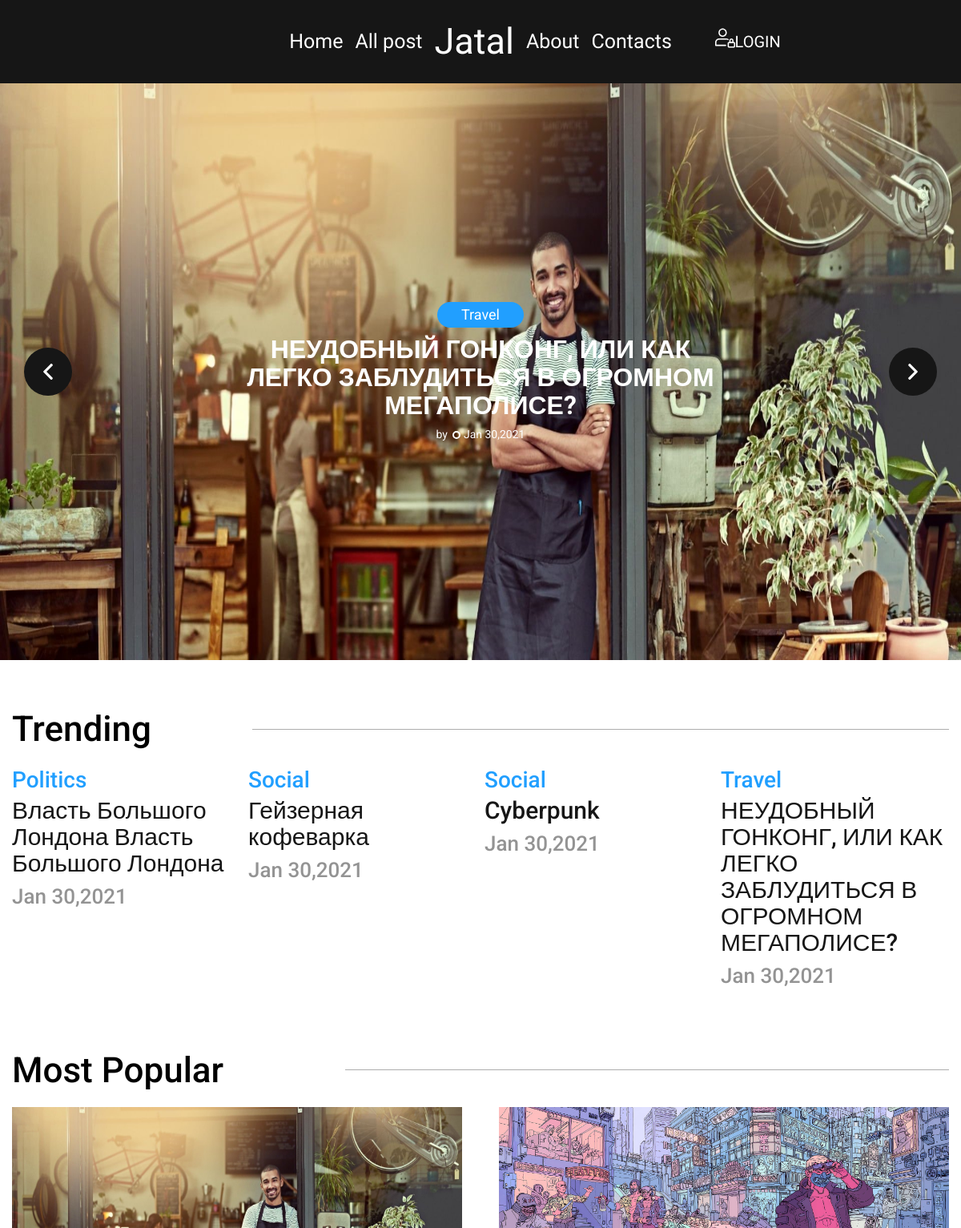
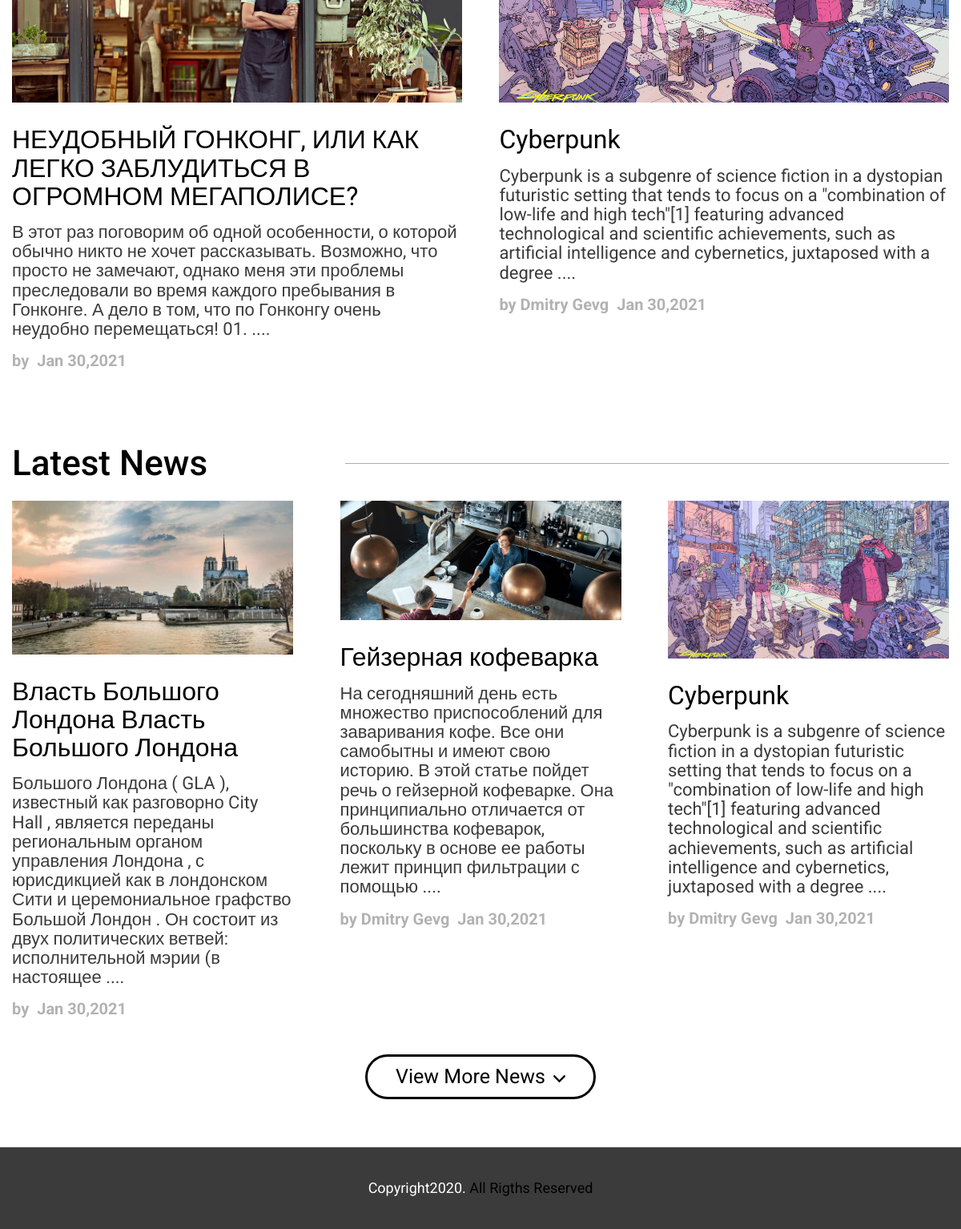
The page / on the database its author committed (2 pictures, top to bottom).
### personalcabinet/models.py (models this page shows, shortened)
class Post(models.Model):
    title = models.CharField(max_length=255, verbose_name='title')
    photo = models.ImageField(upload_to='images/', verbose_name='photo')
    text = models.TextField(verbose_name='text')
    topic = models.ForeignKey(Topic, on_delete=models.CASCADE)
    author = models.ForeignKey(User, on_delete=models.CASCADE)
    date_create = models.DateTimeField(auto_now=True, db_index=True)
    class Meta:
        verbose_name = 'Пост'
        verbose_name_plural = 'Посты'

class Topic(models.Model):
    name = models.CharField(max_length=255, unique=True)
    class Meta:
        verbose_name = 'Тема'
        verbose_name_plural = 'Темы'

### auth_jatal/views.py (the view, shortened to what this page needs)
# urls.py: path('', main_page, name='main_page'),
def main_page(request):
    posts = Post.objects.all()
    last_news = posts.order_by('-date_create')[:3]
    populars = posts[:2]
    intro_posts = posts[0:3]
    trends = posts.order_by('-date_create')[:4]
    shortener_text(last_news, 40)
    shortener_text(populars, 40)
    context = {
        'user': '',
        'intro_posts': intro_posts,
        'trends': trends,
        'populars': populars,
        'last_news': last_news,
    }
    return render(request, 'index.html', context)

### main_pages/views.py (called while the page is built)
def shortener_text(posts, number):
    for post in posts:
        words = post.text.split(" ")
        if len(words) > number:
            post.text = ''
            for word in range(number):
                post.text += words[word] + ' '
        post.text += '....'

### templates/index.html (shortened to what this page needs)
{% extends 'layout/base.html' %}
{% load static %}
{% block content %}
    <div class="intro" id="introVue">
        <button class="intro__arrow intro__arrow--prev" type="button" id="intro__arrow--prev"
                v-on:click="clickLeftBtn">
            <svg class="intro__arrow-icon">
                <use xlink:href="#arrow"></use>
            </svg>
        </button>
        <button class="intro__arrow intro__arrow--next" type="button" id="intro__arrow--next"
                v-on:click="clickRightBtn">
            <svg class="intro__arrow-icon">
                <use xlink:href="#arrow"></use>
            </svg>
        </button>
        <div class="intro__inner" id="intro">
            {% if intro_posts %}
                {% for intro in intro_posts %}
                    <div>
                        <div class="intro__bg">
                            <img src="{{ intro.photo.url }}" alt="" class="intro__img">
                            <div class="intro__item">
                                <div class="intro__topic">{{ intro.topic.name }}</div>
                                <p class="intro__text"><a href="{% url 'single_post' intro.pk %}"
                                                          class="intro__title intro__title-underline">
                                    {{ intro.title }}
                                </a></p>
                                <div class="intro__author-info">
                                    <div class="intro__author-name">
                                        by {{ intro.author.first_name }} {{ intro.author.last_name }}</div>
                                    <div class="intro__author-data">{{ intro.date_create |date:"M d,Y" }}</div>
                                </div>
                            </div>
                        </div>
                    </div>
                {% endfor %}
            {% endif %}
        </div>
    </div>
    <div class="trend">
        <div class="container">
            <div class="trend__inner">
                <div class="trend__header">
                    <div class="trend__title wow fadeInLeft">Trending</div>
                    <div class="trend__line wow fadeInRight"></div>
                </div>
                <div class="trend__content">
                    {% for trend in trends %}
                        <div class="trend__item  wow fadeInLeft">
                            <a href="{% url 'single_post' trend.pk %}" class="trend__topic">{{ trend.topic.name }}</a>
                            <p><a href="{% url 'single_post' trend.pk %}"
                                  class="trend__text trend__text--underline">{{ trend.title }}</a></p>
                            <div class="trend__date">{{ trend.date_create|date:"M d,Y" }}</div>
                        </div>
                    {% endfor %}
                </div>
            </div>
        </div>
    </div>
    <div class="popular">
        <div class="container">
            <div class="popular__inner">
                <div class="trend__header">
                    <div class="trend__title trend__title--popular">Most Popular</div>
                    <div class="trend__line trend__line--popular"></div>
                </div>
                <div class="popular__content">
                    {% for popular in populars %}
                        <div class="popular__item">
                            <div class="popular__photo">
                                <a href="{% url 'single_post' popular.pk %}">
                                    <img src="{{ popular.photo.url }}" alt="" class="popular__img popular__img-img"></a>
                            </div>
                            <p><a href="{% url 'single_post' popular.pk %}"
                                  class="popular__title popular__title--underline">{{ popular.title }}</a>
                            </p>
                            <div class="popular__text">
                                {{ popular.text }}
                            </div>
                            <div class="popular__info">
                                <div class="popular__info-author">
                                    by {{ popular.author.first_name }} {{ popular.author.last_name }}</div>
                                <div class="popular__info-date">{{ popular.date_create| date:"M d,Y" }}</div>
                            </div>
                        </div>
                    {% endfor %}
                </div>
            </div>
        </div>
    </div>
    <div class="latenews">
        <div class="container">
            <div class="latenews__inner">
                <div class="trend__header">
                    <div class="trend__title trend__title--popular">Latest News</div>
                    <div class="trend__line trend__line--popular"></div>
                </div>
                <div class="popular__content">
                    {% for latest in last_news %}
                        <div class="popular__item popular__item-latest">
                            <div class="popular__photo">
                                <a href="{% url 'single_post' latest.pk %}">
                                    <img src="{{ latest.photo.url }}" alt="" class="popular__img"></a>
                            </div>
                            <p><a href="#" class="popular__title popular__title--underline">
                                {{ latest.title }}
                            </a>
                            </p>
                            <div class="popular__text">
                                {{ latest.text }}
                            </div>
                            <div class="popular__info">
                                <div class="popular__info-author">
                                    by {{ latest.author.first_name }} {{ latest.author.last_name }}</div>
                                <div class="popular__info-date">{{ latest.date_create| date:"M d,Y" }}</div>
                            </div>
                        </div>
                    {% endfor %}
                </div>
                <div class="btn__inner wow bounce">
                    <a href="{% url 'all_posts' %}" class="btn-latest">
                        <div class="btn__text">View More News</div>
                        <svg class="btn__icon-arrow">
                            <use xlink:href="#arrow"></use>
                        </svg>
                    </a>
                </div>
            </div>
        </div>
    </div>
{% endblock %}

### rows shown on the page
Post: photo (picture), topic.name "Travel", title "НЕУДОБНЫЙ ГОНКОНГ, ИЛИ КАК ЛЕГКО ЗАБЛУДИТЬСЯ В ОГРОМНОМ МЕГАПОЛИСЕ?", date_create "Jan 30,2021", text "В этот раз поговорим об одной особенности, о которой обычно никто не хочет рассказывать. Возможно, что просто не замечают, однако меня эти проблемы преследовали во время каждого пребывания в Гонконге. А дело в том, что по Гонконгу очень неудобно перемещаться! 01. ...."
Post: topic.name "Politics", title "Власть Большого Лондона Власть Большого Лондона", date_create "Jan 30,2021", photo (picture), text "Большого Лондона ( GLA ), известный как разговорно City Hall , является переданы региональным органом управления Лондона , с юрисдикцией как в лондонском Сити и церемониальное графство Большой Лондон . Он состоит из двух политических ветвей: исполнительной мэрии (в настоящее ...."
Post: topic.name "Social", title "Гейзерная кофеварка", date_create "Jan 30,2021", photo (picture), text "На сегодняшний день есть множество приспособлений для заваривания кофе. Все они самобытны и имеют свою историю. В этой статье пойдет речь о гейзерной кофеварке. Она принципиально отличается от большинства кофеварок, поскольку в основе ее работы лежит принцип фильтрации с помощью ....", author.first_name "Dmitry", author.last_name "Gevg"
Post: topic.name "Social", title "Cyberpunk", date_create "Jan 30,2021", photo (picture), text "Cyberpunk is a subgenre of science fiction in a dystopian futuristic setting that tends to focus on a \"combination of low-life and high tech\"[1] featuring advanced technological and scientific achievements, such as artificial intelligence and cybernetics, juxtaposed with a degree ....", author.first_name "Dmitry", author.last_name "Gevg"
